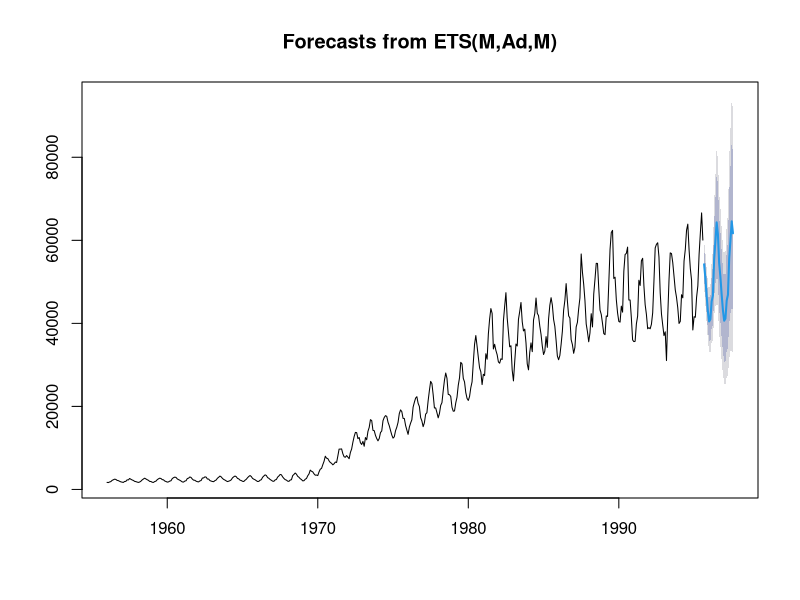

R code for this plot:
## ---- chunk 1
library(forecast)
library(ggplot2)

fit <- ets(gas)
# Forecast two years ahead
fc <- forecast(fit, h=24)
plot(fc)
## ---- chunk 2
nsim <- 10000
h <- 6 
sim <- numeric(nsim)
for(i in seq_len(nsim))
  sim[i] <- sum(simulate(fit, future=TRUE, nsim=h))
meanagg <- mean(sim)
## ---- chunk 3
sum(fc$mean[1:6])
## ---- chunk 4
#80% interval:
quantile(sim, prob=c(0.1, 0.9))

#95% interval:
quantile(sim, prob=c(0.025, 0.975))
